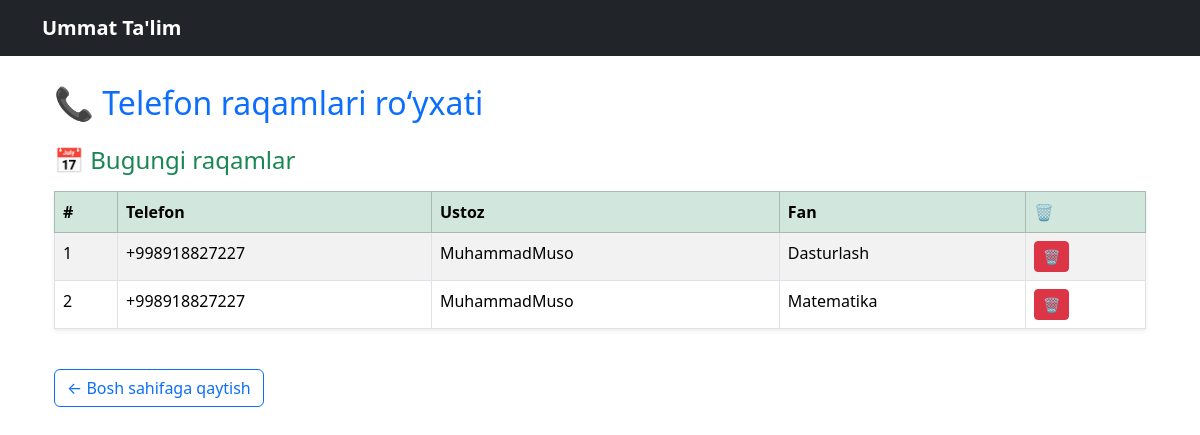
Before: /aloqalar/ (signed in) with the older database file.
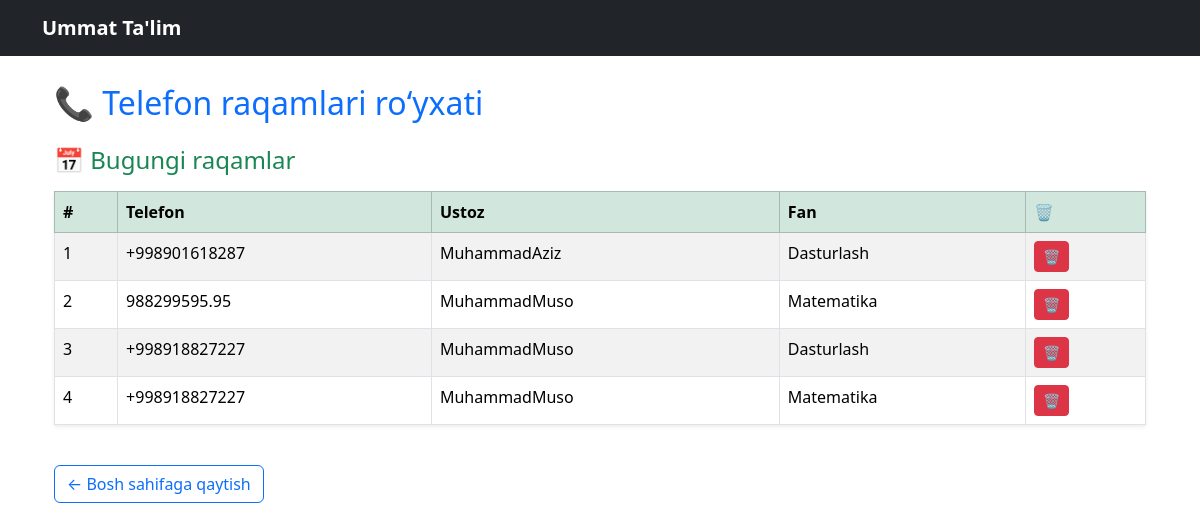
After: the same page with the newer database file.
### core/models.py (models this page shows, shortened)
class Aloqa(models.Model):
    telefon = models.CharField(max_length=20)
    ustoz = models.ForeignKey(Ustoz, on_delete=models.CASCADE)
    sana = models.DateTimeField(auto_now_add=True)

class Ustoz(models.Model):
    ism = models.CharField(max_length=100)
    tajriba_yil = models.IntegerField()
    daraja = models.IntegerField(help_text="Daraja qancha yuqori bo`lsa, shuncha yuqoriga chiqadi: ")
    tavsif = models.TextField()
    fan = models.ForeignKey(Fan, on_delete=models.CASCADE)

class Fan(models.Model):
    nomi = models.CharField(max_length=100)

### core/views.py (the view)
# urls.py: path('aloqalar/', views.aloqalar, name='aloqalar'),
@login_required
def aloqalar(request):
    today = date.today()
    yesterday = today - timedelta(days=1)
    aloqalar = Aloqa.objects.select_related('ustoz__fan').order_by('-sana')
    bugun = []
    kecha = []
    qolgan = []
    for aloqa in aloqalar:
        aloqa_sana = aloqa.sana.date()
        if aloqa_sana == today:
            bugun.append(aloqa)
        elif aloqa_sana == yesterday:
            kecha.append(aloqa)
        else:
            qolgan.append(aloqa)
    context = {
        'bugun': bugun,
        'kecha': kecha,
        'qolgan': qolgan
    }
    return render(request, 'core/aloqalar.html', context)

### core/templates/core/aloqalar.html (shortened to what this page needs)
{% extends 'core/base.html' %}
{% block content %}
<div class="container mt-4">
    <h2 class="text-primary mb-4">📞 Telefon raqamlari ro‘yxati</h2>
    {% if bugun %}
        <h4 class="text-success mb-3">📅 Bugungi raqamlar</h4>
        <table class="table table-bordered table-striped shadow-sm">
            <thead class="table-success">
                <tr>
                    <th>#</th>
                    <th>Telefon</th>
                    <th>Ustoz</th>
                    <th>Fan</th>
                    <th>🗑️</th>
                </tr>
            </thead>
            <tbody>
                {% for aloqa in bugun %}
                    <tr>
                        <td>{{ forloop.counter }}</td>
                        <td>{{ aloqa.telefon }}</td>
                        <td>{{ aloqa.ustoz.ism }}</td>
                        <td>{{ aloqa.ustoz.fan.nomi }}</td>
                        <td>
                            <form method="POST" action="{% url 'aloqa_ochirish' aloqa.id %}">
                                <button type="submit" class="btn btn-sm btn-danger" onclick="return confirm('O‘chirilsinmi?')">🗑️</button>
                            </form>
                        </td>
                    </tr>
                {% endfor %}
            </tbody>
        </table>
    {% endif %}
    <a href="/" class="btn btn-outline-primary mt-4">← Bosh sahifaga qaytish</a>
</div>
{% endblock %}

Changed rows visible on the page:
added Aloqa: telefon "+998901618287", ustoz.ism "MuhammadAziz", ustoz.fan.nomi "Dasturlash"
added Aloqa: telefon "988299595.95", ustoz.ism "MuhammadMuso", ustoz.fan.nomi "Matematika"
